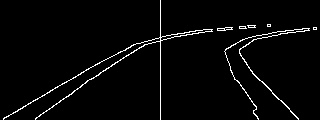
#> input picture data_collection/dataset_jpg/forward/sample_forward_1.jpg, 320 x 120 px
$ python -i houghLinesVideoStream.py   (imports and definitions only)
#> lines starting #> are read from the running program, lines starting #| are printed output that depends on the picture
#> further down, picture is the input picture: shape (120, 320, 3); min 0, max 255, mean 7.4
import cv2
from picamera.array import PiRGBArray
from picamera import PiCamera
import numpy as np


def process_frame(original_image):   # detect edges and draw hough lines
    # convert to greyscale
    greyscale_image = cv2.cvtColor(original_image, cv2.COLOR_BGR2GRAY)
    # mask pixels that are not white
    masked_white_image = cv2.inRange(greyscale_image, 200, 255)
#> masked_white_image: shape (120, 320); 2.9% white in thin lines or dots
    # apply gaussian blur to image
    gaussian_blurred_image = cv2.GaussianBlur(masked_white_image, (5, 5), 0)
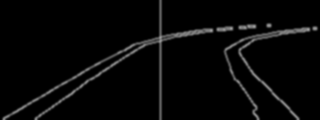
#> gaussian_blurred_image: shape (120, 320); min 0, max 155, mean 7.3
    # use canny edges
    canny_edges_image = cv2.Canny(gaussian_blurred_image, 50, 150)
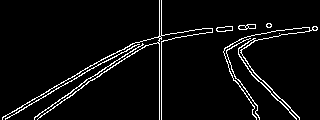
#> canny_edges_image: shape (120, 320); 4.9% white in thin lines or dots
    # region of interest points, (0,0 is top left)
    upper_top_left = [200, 220]
    upper_top_right = [440, 220]
    upper_lower_left = [0, 380]
    upper_lower_right = [640, 380]
    lower_top_left = [0, 380]
    lower_top_right = [640, 380]
    lower_bottom_left = [640, 480]
    lower_bottom_right = [0, 480]
    # mask image
    vertices = [np.array([upper_lower_left, upper_top_left, upper_top_right, upper_lower_right, lower_top_left, lower_top_right, lower_bottom_left, lower_bottom_right], dtype=np.int32)]
    mask = np.zeros_like(canny_edges_image)
    cv2.fillPoly(mask, vertices, 255)
#> mask: shape (120, 320); every value is 0
    roi_image = cv2.bitwise_and(canny_edges_image, mask)
    # draw lines
    lines = cv2.HoughLinesP(roi_image, 2, np.pi/180, 20, np.array([]), minLineLength=50, maxLineGap=200)
#> lines = None
    hough_lines_image = np.zeros((roi_image.shape[0], roi_image.shape[1], 3), dtype=np.uint8)
    center_line_image = cv2.line(hough_lines_image, (320, 0), (320, 480), (0, 255, 255), 5)  # (b,g,r)
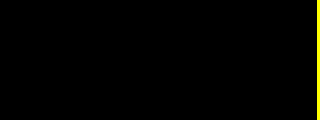
#> hough_lines_image: shape (120, 320, 3); mean of channels 0, 1, 2 0, 2.4, 2.4; drawn as B, G, R

    #for line in lines:
        #for x1, y1, x2, y2 in line:
            #cv2.line(hough_lines_image, (x1, y1), (x2, y2), [0, 0, 255], 5)

    result = cv2.addWeighted(center_line_image, 1, original_image, 1, 0.)
    return result


imageResolution = [640, 480]
# [1 line that did not run here, left out]
# [1 line that did not run here, left out]
# [1 line that did not run here, left out]
# [1 line that did not run here, left out]

# capture frames from the camera
# [11 lines not run here, left out]

>>> import cv2
>>> picture = cv2.imread('../data_collection/dataset_jpg/forward/sample_forward_1.jpg')
>>> result = process_frame(picture)

$ run again, on data_collection/dataset_jpg/forward/sample_forward_2.jpg
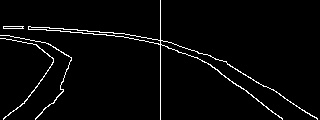
#> input picture data_collection/dataset_jpg/forward/sample_forward_2.jpg, 320 x 120 px
#> picture is the input picture: shape (120, 320, 3); min 0, max 255, mean 7.8
#> masked_white_image: shape (120, 320); 3% white in thin lines or dots
#> in process_frame, `gaussian_blurred_image = cv2.GaussianBlur(masked_white_image, (5, 5), 0)`:
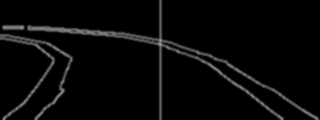
#> gaussian_blurred_image: shape (120, 320); min 0, max 157, mean 7.7
#> in process_frame, `canny_edges_image = cv2.Canny(gaussian_blurred_image, 50, 150)`:
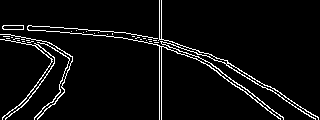
#> canny_edges_image: shape (120, 320); 5.2% white in thin lines or dots
#> mask: shape (120, 320); every value is 0
#> lines = None
